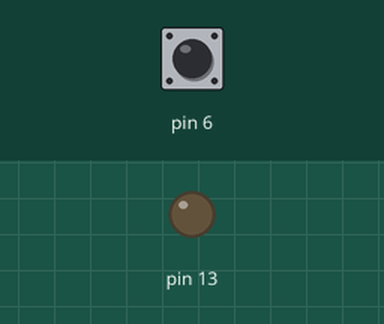
Recording of a sketch running on a simulated Arduino Uno, built with avr-gcc and run on an emulated ATmega328P. On the bench: output pins drawn as LEDs (lit = HIGH). Dashed ring = blinking. The test bench sets the inputs (shaded band); at power-on: pin 6 LOW. What the sketch prints to the serial monitor is not drawn.

Above: at 1.2 s.
1.3 s: pin 6 driven HIGH
At 2.4 s:
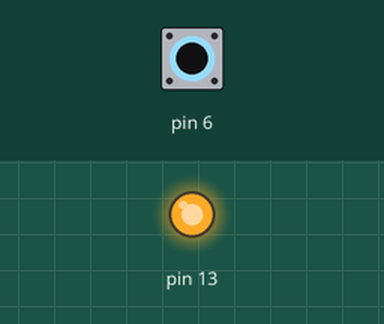
2.8 s: pin 6 driven LOW
At 3.7 s:
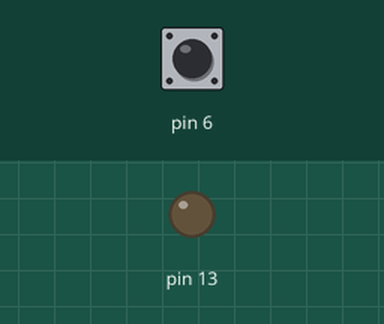
5.8 s: pin 6 pulsed HIGH 5 times (0.12 s each, 0.3 s apart)
At 5.86 s:
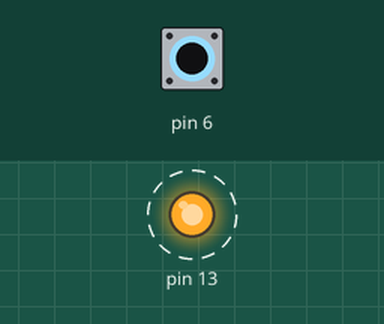
Timing chart, 0 to 8.8 s (numbered marks = the images above; inputs shaded):
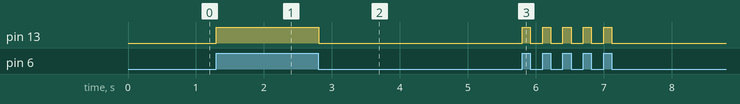

Measured:
- after the input at 1.3 s, pin 13: LOW → HIGH at once
- after the input at 2.8 s, pin 13: HIGH → LOW at once
- after the input at 5.8 s, pin 13: alternates HIGH for 0.12 s and LOW for 0.18 s, 10 changes in all, then stays LOW, starting at once

The sketch:

sensor_test.ino
```cpp
/*
    A sketch to test the functionality of the water sensor.
    Simply turns on and off an LED on the arduino when water is present or
    not. Also, prints to serial port the status of the sensor.
*/


void setup() {
    Serial.begin(9600);

    pinMode(6, INPUT);
    pinMode(13, OUTPUT);
    digitalWrite(13, LOW);
}

void loop() {
    byte sensor_status = digitalRead(6);

    if(sensor_status==1) {
        digitalWrite(13, HIGH);
        Serial.println("HIGH");
    }
    else {
        digitalWrite(13, LOW);
        Serial.println("LOW");
    }
}
```
